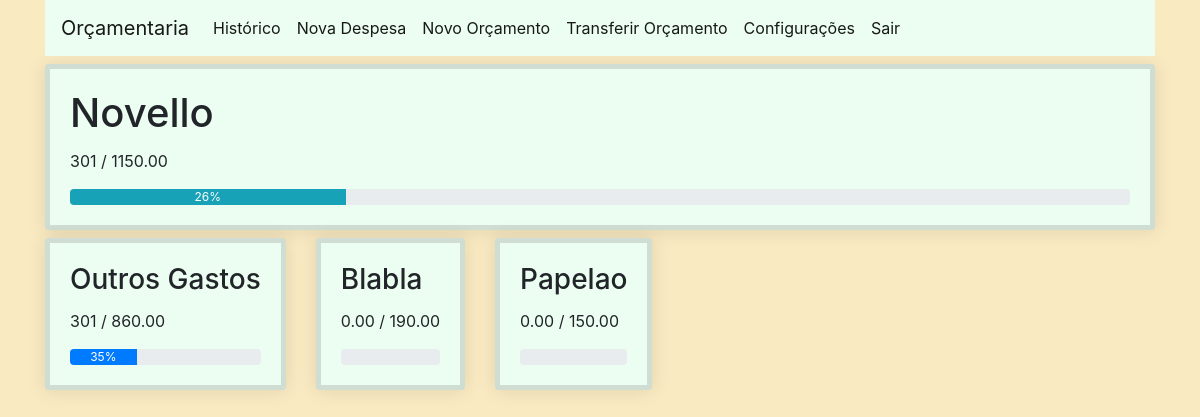
Screenshot of / (signed in) with the database file from the repository.
### budgeter/models.py (models this page shows, shortened)
class User(AbstractUser):
    BUDGET_START_DAY_OPTIONS = [(x, str(x)) for x in range(1, 29)]
    total_budget = models.DecimalField(decimal_places=2, max_digits=15, default=0, verbose_name='Orçamento Total')
    budget_start_day = models.IntegerField(choices=BUDGET_START_DAY_OPTIONS, default=1,
                                           verbose_name='Dia de inicio do orçamento')
    def get_spent_budget(self):
        spent_budget = self.transaction_set.all().aggregate(Sum('value'))['value__sum']
        if spent_budget is None:
            return Decimal('0.00')
        return spent_budget
    def get_spent_percentage(self):
        spent_budget = self.get_spent_budget()
        if spent_budget == 0 or self.total_budget == 0:
            return 0
        percentage = int((spent_budget/self.total_budget) * 100)
        if percentage > 100:
            return 100
        return percentage

class Budget(models.Model):
    user = models.ForeignKey(User, on_delete=models.CASCADE)
    budget_name = models.CharField(max_length=200, verbose_name='Nome do Orçamento')
    allowed_spending = models.DecimalField(decimal_places=2, max_digits=15,verbose_name='Valor')
    spent = models.DecimalField(default=0, decimal_places=2, max_digits=15)
    budget_color = ColorField(default='#FF0000', verbose_name="Cor do Orçamento")
    created_at = models.DateTimeField(auto_now_add=True)
    updated_at = models.DateTimeField(auto_now=True)
    def get_spent_budget(self):
        spent_budget = self.transaction_set.all().aggregate(Sum('value'))['value__sum']
        if spent_budget is None:
            return Decimal('0.00')
        return spent_budget
    def get_spent_percentage(self):
        spent_budget = self.get_spent_budget()
        if spent_budget == 0 or self.allowed_spending == 0:
            return 0
        percentage = int((spent_budget/self.allowed_spending) * 100)
        if percentage > 100:
            return 100
        return percentage

### budgeter/views.py (the view)
# urls.py: path('', views.home, name='home'),
@login_required
def home(request):
    user = request.user
    user_spent_budget = user.get_spent_budget()
    context = {
        'user_spent_budget': user_spent_budget,
    }
    return render(request, 'budgeter/home.html', context)

### budgeter/templates/budgeter/home.html (shortened to what this page needs)
{% extends 'budgeter/budgeter_base.html' %}
{% block main %}
    <a class="custom-card" href="{% url 'user_update' user.id %}">
        <div class="card my-2">
            <div class="card-body">
                <h1 class="card-title"> {{ user.username| title }} </h1>
                <div>
                    <p>{{ user_spent_budget }} / {{ user.total_budget }}</p>
                    <div class="progress">
                        <div class="progress-bar bg-info" role="progressbar" style="width: {{ user.get_spent_percentage }}%">
                            {{ user.get_spent_percentage }}%
                        </div>
                    </div>
                </div>
            </div>
        </div>
    </a>
    <div class="card-deck">
    {%for budget in user.budget_set.all %}
        <a class="custom-card" href={% url 'budget' budget.id %}>
            <div class="card">
                <div class="card-body">
                    <h3 class="card-title">{{ budget.budget_name| title }}</h3>
                    <p>{{ budget.get_spent_budget }} / {{ budget.allowed_spending }}</p>
                    <div class="progress">
                        <div class="progress-bar" role="progressbar" style="width: {{ budget.get_spent_percentage }}%">
                            {{ budget.get_spent_percentage }}%
                        </div>
                    </div>
                </div>
            </div>
    {% endfor %}
    </div>
{% endblock main %}

### budgeter/static/budgeter/main.css (style rules this page uses)
body { background-color: #F9EAC2; }
.card { background-color: #ECFDF1; box-shadow: 0 1px 20px 0 rgba(0,0,0,.1); border-width: thick; }
a.custom-card, a.custom-card:hover { color: inherit; }

### rows the page displays
User: username "Novello", total_budget "1150.00", get_spent_percentage "26"
Budget: budget_name "Outros Gastos", get_spent_budget "301", allowed_spending "860.00", get_spent_percentage "35"
Budget: budget_name "Blabla", get_spent_budget "0.00", allowed_spending "190.00"
Budget: budget_name "Papelao", get_spent_budget "0.00", allowed_spending "150.00"

### other values shown
{{ user_spent_budget }} "301"
